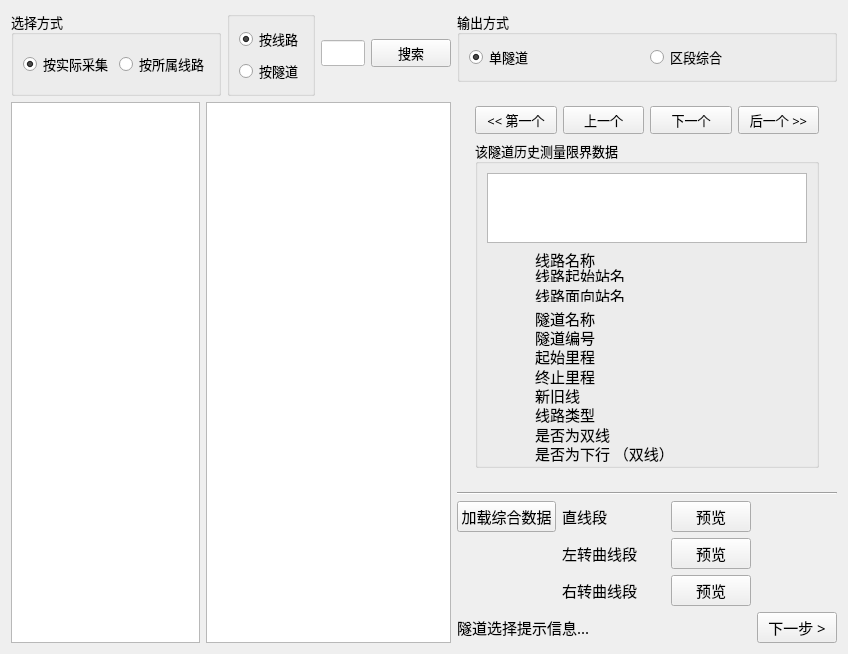
<?xml version="1.0" encoding="UTF-8"?>
<ui version="4.0">
 <class>SelectHistoricalTunnelDataWidget</class>
 <widget class="QWidget" name="SelectHistoricalTunnelDataWidget">
  <property name="geometry">
   <rect>
    <x>0</x>
    <y>0</y>
    <width>848</width>
    <height>654</height>
   </rect>
  </property>
  <property name="windowTitle">
   <string>Form</string>
  </property>
  <layout class="QGridLayout" name="gridLayout_4">
   <item row="0" column="0" rowspan="3">
    <layout class="QVBoxLayout" name="verticalLayout_3">
     <item>
      <layout class="QHBoxLayout" name="horizontalLayout_6">
       <item>
        <widget class="QGroupBox" name="groupBox_selectiongMode">
         <property name="font">
          <font>
           <family>微软雅黑</family>
           <pointsize>10</pointsize>
          </font>
         </property>
         <property name="title">
          <string>选择方式</string>
         </property>
         <layout class="QHBoxLayout" name="horizontalLayout">
          <item>
           <widget class="QRadioButton" name="radioButton_byDate">
            <property name="font">
             <font>
              <family>微软雅黑</family>
              <pointsize>10</pointsize>
             </font>
            </property>
            <property name="text">
             <string>按实际采集</string>
            </property>
            <property name="checked">
             <bool>true</bool>
            </property>
           </widget>
          </item>
          <item>
           <widget class="QRadioButton" name="radioButton_byLine">
            <property name="font">
             <font>
              <family>微软雅黑</family>
              <pointsize>10</pointsize>
             </font>
            </property>
            <property name="text">
             <string>按所属线路</string>
            </property>
            <property name="checked">
             <bool>false</bool>
            </property>
           </widget>
          </item>
         </layout>
        </widget>
       </item>
       <item>
        <spacer name="horizontalSpacer_8">
         <property name="orientation">
          <enum>Qt::Horizontal</enum>
         </property>
         <property name="sizeHint" stdset="0">
          <size>
           <width>40</width>
           <height>20</height>
          </size>
         </property>
        </spacer>
       </item>
       <item>
        <widget class="QGroupBox" name="groupBox">
         <property name="font">
          <font>
           <family>华文楷体</family>
           <pointsize>12</pointsize>
          </font>
         </property>
         <property name="title">
          <string/>
         </property>
         <layout class="QVBoxLayout" name="verticalLayout_2">
          <item>
           <widget class="QRadioButton" name="radioButton_2">
            <property name="font">
             <font>
              <family>微软雅黑</family>
              <pointsize>10</pointsize>
             </font>
            </property>
            <property name="text">
             <string>按线路</string>
            </property>
            <property name="checked">
             <bool>true</bool>
            </property>
           </widget>
          </item>
          <item>
           <widget class="QRadioButton" name="radioButton">
            <property name="font">
             <font>
              <family>微软雅黑</family>
              <pointsize>10</pointsize>
             </font>
            </property>
            <property name="text">
             <string>按隧道</string>
            </property>
           </widget>
          </item>
         </layout>
        </widget>
       </item>
       <item>
        <widget class="QLineEdit" name="findEdit">
         <property name="font">
          <font>
           <family>微软雅黑</family>
           <pointsize>10</pointsize>
          </font>
         </property>
         <property name="styleSheet">
          <string notr="true">background-color: rgb(255, 255, 255);</string>
         </property>
        </widget>
       </item>
       <item>
        <widget class="QPushButton" name="findButton">
         <property name="font">
          <font>
           <family>微软雅黑</family>
           <pointsize>10</pointsize>
          </font>
         </property>
         <property name="text">
          <string>搜索</string>
         </property>
         <property name="icon">
          <iconset resource="../../../lz_client_main/resource/icons.qrc">
           <normaloff>:/image/search (2).png</normaloff>:/image/search (2).png</iconset>
         </property>
         <property name="iconSize">
          <size>
           <width>40</width>
           <height>30</height>
          </size>
         </property>
         <property name="default">
          <bool>false</bool>
         </property>
        </widget>
       </item>
      </layout>
     </item>
     <item>
      <layout class="QHBoxLayout" name="horizontalLayout_2">
       <item>
        <widget class="QTableView" name="linesView">
         <property name="maximumSize">
          <size>
           <width>200</width>
           <height>16777215</height>
          </size>
         </property>
         <property name="font">
          <font>
           <family>微软雅黑</family>
           <pointsize>10</pointsize>
           <weight>50</weight>
           <italic>false</italic>
           <bold>false</bold>
          </font>
         </property>
         <property name="focusPolicy">
          <enum>Qt::NoFocus</enum>
         </property>
         <property name="styleSheet">
          <string notr="true">font: 10pt &quot;微软雅黑&quot;;</string>
         </property>
        </widget>
       </item>
       <item>
        <widget class="QTableView" name="tunnelsView">
         <property name="font">
          <font>
           <family>微软雅黑</family>
           <pointsize>10</pointsize>
           <weight>50</weight>
           <italic>false</italic>
           <bold>false</bold>
          </font>
         </property>
         <property name="focusPolicy">
          <enum>Qt::NoFocus</enum>
         </property>
         <property name="styleSheet">
          <string notr="true">font: 10pt &quot;微软雅黑&quot;;</string>
         </property>
        </widget>
       </item>
      </layout>
     </item>
    </layout>
   </item>
   <item row="0" column="1">
    <layout class="QGridLayout" name="stackedGridLayout">
     <item row="0" column="0">
      <widget class="QGroupBox" name="groupBox_outputMode">
       <property name="font">
        <font>
         <family>微软雅黑</family>
         <pointsize>10</pointsize>
        </font>
       </property>
       <property name="title">
        <string>输出方式</string>
       </property>
       <layout class="QHBoxLayout" name="horizontalLayout_5">
        <item>
         <widget class="QRadioButton" name="radioButton_singleMode">
          <property name="font">
           <font>
            <family>微软雅黑</family>
            <pointsize>10</pointsize>
           </font>
          </property>
          <property name="text">
           <string>单隧道</string>
          </property>
          <property name="checked">
           <bool>true</bool>
          </property>
         </widget>
        </item>
        <item>
         <widget class="QRadioButton" name="radioButton_multiMode">
          <property name="font">
           <font>
            <family>微软雅黑</family>
            <pointsize>10</pointsize>
           </font>
          </property>
          <property name="text">
           <string>区段综合</string>
          </property>
          <property name="checked">
           <bool>false</bool>
          </property>
         </widget>
        </item>
       </layout>
      </widget>
     </item>
     <item row="1" column="0">
      <widget class="QStackedWidget" name="stackedWidget">
       <property name="minimumSize">
        <size>
         <width>0</width>
         <height>200</height>
        </size>
       </property>
       <property name="currentIndex">
        <number>1</number>
       </property>
       <widget class="QWidget" name="multiPage">
        <layout class="QHBoxLayout" name="horizontalLayout_8">
         <item>
          <widget class="QWidget" name="multipagewidget" native="true">
           <layout class="QVBoxLayout" name="verticalLayout_5">
            <item>
             <layout class="QHBoxLayout" name="horizontalLayout_3">
              <item>
               <layout class="QVBoxLayout" name="verticalLayout_9">
                <item>
                 <spacer name="verticalSpacer_3">
                  <property name="orientation">
                   <enum>Qt::Vertical</enum>
                  </property>
                  <property name="sizeHint" stdset="0">
                   <size>
                    <width>20</width>
                    <height>40</height>
                   </size>
                  </property>
                 </spacer>
                </item>
                <item>
                 <widget class="QPushButton" name="addToMultiTunnelsButton">
                  <property name="font">
                   <font>
                    <family>微软雅黑</family>
                    <pointsize>11</pointsize>
                   </font>
                  </property>
                  <property name="text">
                   <string>添加</string>
                  </property>
                  <property name="icon">
                   <iconset resource="../../../lz_client_main/resource/icons.qrc">
                    <normaloff>:/image/add.png</normaloff>:/image/add.png</iconset>
                  </property>
                 </widget>
                </item>
                <item>
                 <widget class="QPushButton" name="removeFromMultiTunnelsButton">
                  <property name="font">
                   <font>
                    <family>微软雅黑</family>
                    <pointsize>11</pointsize>
                   </font>
                  </property>
                  <property name="text">
                   <string>删除</string>
                  </property>
                  <property name="icon">
                   <iconset resource="../../../lz_client_main/resource/icons.qrc">
                    <normaloff>:/image/minus (2).png</normaloff>:/image/minus (2).png</iconset>
                  </property>
                 </widget>
                </item>
                <item>
                 <spacer name="verticalSpacer_4">
                  <property name="orientation">
                   <enum>Qt::Vertical</enum>
                  </property>
                  <property name="sizeHint" stdset="0">
                   <size>
                    <width>20</width>
                    <height>40</height>
                   </size>
                  </property>
                 </spacer>
                </item>
               </layout>
              </item>
              <item>
               <widget class="QTableWidget" name="multiTunnelsTableWidget"/>
              </item>
             </layout>
            </item>
           </layout>
          </widget>
         </item>
        </layout>
       </widget>
       <widget class="QWidget" name="singlePage">
        <layout class="QVBoxLayout" name="verticalLayout">
         <item>
          <widget class="QWidget" name="singelpagewidget" native="true">
           <layout class="QVBoxLayout" name="verticalLayout_4">
            <item>
             <layout class="QHBoxLayout" name="horizontalLayout_12">
              <item>
               <widget class="QPushButton" name="firstButton">
                <property name="font">
                 <font>
                  <family>微软雅黑</family>
                  <pointsize>10</pointsize>
                 </font>
                </property>
                <property name="focusPolicy">
                 <enum>Qt::NoFocus</enum>
                </property>
                <property name="text">
                 <string>&lt;&lt; 第一个</string>
                </property>
                <property name="default">
                 <bool>false</bool>
                </property>
               </widget>
              </item>
              <item>
               <widget class="QPushButton" name="previousButton">
                <property name="font">
                 <font>
                  <family>微软雅黑</family>
                  <pointsize>10</pointsize>
                 </font>
                </property>
                <property name="focusPolicy">
                 <enum>Qt::NoFocus</enum>
                </property>
                <property name="text">
                 <string>上一个</string>
                </property>
                <property name="icon">
                 <iconset resource="../../../lz_client_main/resource/icons.qrc">
                  <normaloff>:/image/icons_04.png</normaloff>:/image/icons_04.png</iconset>
                </property>
                <property name="default">
                 <bool>false</bool>
                </property>
               </widget>
              </item>
              <item>
               <widget class="QPushButton" name="nextButton">
                <property name="font">
                 <font>
                  <family>微软雅黑</family>
                  <pointsize>10</pointsize>
                 </font>
                </property>
                <property name="focusPolicy">
                 <enum>Qt::NoFocus</enum>
                </property>
                <property name="text">
                 <string>下一个</string>
                </property>
                <property name="icon">
                 <iconset resource="../../../lz_client_main/resource/icons.qrc">
                  <normaloff>:/image/icons_05.png</normaloff>:/image/icons_05.png</iconset>
                </property>
                <property name="default">
                 <bool>false</bool>
                </property>
                <property name="flat">
                 <bool>false</bool>
                </property>
               </widget>
              </item>
              <item>
               <widget class="QPushButton" name="lastButton">
                <property name="font">
                 <font>
                  <family>微软雅黑</family>
                  <pointsize>10</pointsize>
                 </font>
                </property>
                <property name="focusPolicy">
                 <enum>Qt::NoFocus</enum>
                </property>
                <property name="text">
                 <string>后一个 &gt;&gt;</string>
                </property>
                <property name="default">
                 <bool>false</bool>
                </property>
               </widget>
              </item>
             </layout>
            </item>
            <item>
             <widget class="QGroupBox" name="groupBox_2">
              <property name="minimumSize">
               <size>
                <width>0</width>
                <height>100</height>
               </size>
              </property>
              <property name="font">
               <font>
                <family>微软雅黑</family>
                <pointsize>10</pointsize>
               </font>
              </property>
              <property name="title">
               <string>该隧道历史测量限界数据</string>
              </property>
              <layout class="QGridLayout" name="gridLayout_2">
               <item row="0" column="0">
                <widget class="QTableView" name="historyTunnelTaskView">
                 <property name="minimumSize">
                  <size>
                   <width>0</width>
                   <height>0</height>
                  </size>
                 </property>
                 <property name="font">
                  <font>
                   <family>微软雅黑</family>
                   <pointsize>10</pointsize>
                   <weight>50</weight>
                   <italic>false</italic>
                   <bold>false</bold>
                  </font>
                 </property>
                 <property name="focusPolicy">
                  <enum>Qt::NoFocus</enum>
                 </property>
                 <property name="styleSheet">
                  <string notr="true">font: 10pt &quot;微软雅黑&quot;;</string>
                 </property>
                </widget>
               </item>
               <item row="1" column="0">
                <layout class="QGridLayout" name="gridLayout">
                 <item row="1" column="1">
                  <widget class="QLabel" name="startStationLabel">
                   <property name="font">
                    <font>
                     <family>微软雅黑</family>
                     <pointsize>11</pointsize>
                    </font>
                   </property>
                   <property name="text">
                    <string>线路起始站名</string>
                   </property>
                  </widget>
                 </item>
                 <item row="4" column="2">
                  <widget class="QLabel" name="lineEdit_IDstd">
                   <property name="minimumSize">
                    <size>
                     <width>80</width>
                     <height>0</height>
                    </size>
                   </property>
                   <property name="font">
                    <font>
                     <family>微软雅黑</family>
                     <pointsize>11</pointsize>
                    </font>
                   </property>
                   <property name="text">
                    <string/>
                   </property>
                   <property name="alignment">
                    <set>Qt::AlignLeading|Qt::AlignLeft|Qt::AlignVCenter</set>
                   </property>
                  </widget>
                 </item>
                 <item row="2" column="1">
                  <widget class="QLabel" name="endStationLabel">
                   <property name="font">
                    <font>
                     <family>微软雅黑</family>
                     <pointsize>11</pointsize>
                    </font>
                   </property>
                   <property name="text">
                    <string>线路面向站名</string>
                   </property>
                  </widget>
                 </item>
                 <item row="4" column="1">
                  <widget class="QLabel" name="tunnelStdNumLabel">
                   <property name="minimumSize">
                    <size>
                     <width>31</width>
                     <height>21</height>
                    </size>
                   </property>
                   <property name="font">
                    <font>
                     <family>微软雅黑</family>
                     <pointsize>11</pointsize>
                    </font>
                   </property>
                   <property name="text">
                    <string>隧道编号</string>
                   </property>
                   <property name="alignment">
                    <set>Qt::AlignLeading|Qt::AlignLeft|Qt::AlignVCenter</set>
                   </property>
                  </widget>
                 </item>
                 <item row="10" column="2">
                  <widget class="QLabel" name="lineEdit_isDownLink">
                   <property name="minimumSize">
                    <size>
                     <width>80</width>
                     <height>0</height>
                    </size>
                   </property>
                   <property name="font">
                    <font>
                     <family>微软雅黑</family>
                     <pointsize>11</pointsize>
                    </font>
                   </property>
                   <property name="text">
                    <string/>
                   </property>
                   <property name="alignment">
                    <set>Qt::AlignLeading|Qt::AlignLeft|Qt::AlignVCenter</set>
                   </property>
                  </widget>
                 </item>
                 <item row="3" column="2">
                  <widget class="QLabel" name="lineEdit_name">
                   <property name="minimumSize">
                    <size>
                     <width>80</width>
                     <height>0</height>
                    </size>
                   </property>
                   <property name="font">
                    <font>
                     <family>微软雅黑</family>
                     <pointsize>11</pointsize>
                    </font>
                   </property>
                   <property name="text">
                    <string/>
                   </property>
                   <property name="alignment">
                    <set>Qt::AlignLeading|Qt::AlignLeft|Qt::AlignVCenter</set>
                   </property>
                  </widget>
                 </item>
                 <item row="3" column="1">
                  <widget class="QLabel" name="tunnelNameLabel">
                   <property name="minimumSize">
                    <size>
                     <width>31</width>
                     <height>21</height>
                    </size>
                   </property>
                   <property name="font">
                    <font>
                     <family>微软雅黑</family>
                     <pointsize>11</pointsize>
                    </font>
                   </property>
                   <property name="text">
                    <string>隧道名称</string>
                   </property>
                   <property name="alignment">
                    <set>Qt::AlignLeading|Qt::AlignLeft|Qt::AlignVCenter</set>
                   </property>
                  </widget>
                 </item>
                 <item row="0" column="0">
                  <spacer name="horizontalSpacer_3">
                   <property name="orientation">
                    <enum>Qt::Horizontal</enum>
                   </property>
                   <property name="sizeHint" stdset="0">
                    <size>
                     <width>40</width>
                     <height>20</height>
                    </size>
                   </property>
                  </spacer>
                 </item>
                 <item row="0" column="2">
                  <widget class="QLabel" name="lineEdit_linename">
                   <property name="minimumSize">
                    <size>
                     <width>80</width>
                     <height>0</height>
                    </size>
                   </property>
                   <property name="font">
                    <font>
                     <family>微软雅黑</family>
                     <pointsize>11</pointsize>
                    </font>
                   </property>
                   <property name="alignment">
                    <set>Qt::AlignLeading|Qt::AlignLeft|Qt::AlignVCenter</set>
                   </property>
                  </widget>
                 </item>
                 <item row="0" column="1">
                  <widget class="QLabel" name="linenameLabel">
                   <property name="minimumSize">
                    <size>
                     <width>31</width>
                     <height>21</height>
                    </size>
                   </property>
                   <property name="font">
                    <font>
                     <family>微软雅黑</family>
                     <pointsize>11</pointsize>
                    </font>
                   </property>
                   <property name="text">
                    <string>线路名称</string>
                   </property>
                   <property name="alignment">
                    <set>Qt::AlignLeading|Qt::AlignLeft|Qt::AlignVCenter</set>
                   </property>
                  </widget>
                 </item>
                 <item row="2" column="2">
                  <widget class="QLabel" name="lineEdit_endStation">
                   <property name="font">
                    <font>
                     <family>微软雅黑</family>
                     <pointsize>11</pointsize>
                    </font>
                   </property>
                   <property name="text">
                    <string/>
                   </property>
                  </widget>
                 </item>
                 <item row="1" column="2">
                  <widget class="QLabel" name="lineEdit_startStation">
                   <property name="font">
                    <font>
                     <family>微软雅黑</family>
                     <pointsize>11</pointsize>
                    </font>
                   </property>
                   <property name="text">
                    <string/>
                   </property>
                  </widget>
                 </item>
                 <item row="5" column="1">
                  <widget class="QLabel" name="startPointLabel">
                   <property name="minimumSize">
                    <size>
                     <width>31</width>
                     <height>21</height>
                    </size>
                   </property>
                   <property name="font">
                    <font>
                     <family>微软雅黑</family>
                     <pointsize>11</pointsize>
                    </font>
                   </property>
                   <property name="text">
                    <string>起始里程</string>
                   </property>
                   <property name="alignment">
                    <set>Qt::AlignLeading|Qt::AlignLeft|Qt::AlignVCenter</set>
                   </property>
                  </widget>
                 </item>
                 <item row="5" column="2">
                  <widget class="QLabel" name="lineEdit_startPoint">
                   <property name="minimumSize">
                    <size>
                     <width>80</width>
                     <height>0</height>
                    </size>
                   </property>
                   <property name="font">
                    <font>
                     <family>微软雅黑</family>
                     <pointsize>11</pointsize>
                    </font>
                   </property>
                   <property name="text">
                    <string/>
                   </property>
                   <property name="alignment">
                    <set>Qt::AlignLeading|Qt::AlignLeft|Qt::AlignVCenter</set>
                   </property>
                  </widget>
                 </item>
                 <item row="6" column="1">
                  <widget class="QLabel" name="endPointLabel">
                   <property name="minimumSize">
                    <size>
                     <width>31</width>
                     <height>21</height>
                    </size>
                   </property>
                   <property name="font">
                    <font>
                     <family>微软雅黑</family>
                     <pointsize>11</pointsize>
                    </font>
                   </property>
                   <property name="text">
                    <string>终止里程</string>
                   </property>
                   <property name="alignment">
                    <set>Qt::AlignLeading|Qt::AlignLeft|Qt::AlignVCenter</set>
                   </property>
                  </widget>
                 </item>
                 <item row="6" column="2">
                  <widget class="QLabel" name="lineEdit_endPoint">
                   <property name="minimumSize">
                    <size>
                     <width>80</width>
                     <height>0</height>
                    </size>
                   </property>
                   <property name="font">
                    <font>
                     <family>微软雅黑</family>
                     <pointsize>11</pointsize>
                    </font>
                   </property>
                   <property name="text">
                    <string/>
                   </property>
                   <property name="alignment">
                    <set>Qt::AlignLeading|Qt::AlignLeft|Qt::AlignVCenter</set>
                   </property>
                  </widget>
                 </item>
                 <item row="7" column="1">
                  <widget class="QLabel" name="isOldLineLabel">
                   <property name="minimumSize">
                    <size>
                     <width>31</width>
                     <height>21</height>
                    </size>
                   </property>
                   <property name="font">
                    <font>
                     <family>微软雅黑</family>
                     <pointsize>11</pointsize>
                    </font>
                   </property>
                   <property name="text">
                    <string>新旧线</string>
                   </property>
                   <property name="alignment">
                    <set>Qt::AlignLeading|Qt::AlignLeft|Qt::AlignVCenter</set>
                   </property>
                  </widget>
                 </item>
                 <item row="7" column="2">
                  <widget class="QLabel" name="lineEdit_isNew">
                   <property name="minimumSize">
                    <size>
                     <width>80</width>
                     <height>0</height>
                    </size>
                   </property>
                   <property name="font">
                    <font>
                     <family>微软雅黑</family>
                     <pointsize>11</pointsize>
                    </font>
                   </property>
                   <property name="text">
                    <string/>
                   </property>
                   <property name="alignment">
                    <set>Qt::AlignLeading|Qt::AlignLeft|Qt::AlignVCenter</set>
                   </property>
                  </widget>
                 </item>
                 <item row="8" column="1">
                  <widget class="QLabel" name="lineTypeLabel">
                   <property name="minimumSize">
                    <size>
                     <width>31</width>
                     <height>21</height>
                    </size>
                   </property>
                   <property name="font">
                    <font>
                     <family>微软雅黑</family>
                     <pointsize>11</pointsize>
                    </font>
                   </property>
                   <property name="text">
                    <string>线路类型</string>
                   </property>
                   <property name="alignment">
                    <set>Qt::AlignLeading|Qt::AlignLeft|Qt::AlignVCenter</set>
                   </property>
                  </widget>
                 </item>
                 <item row="8" column="2">
                  <widget class="QLabel" name="lineEdit_lineType">
                   <property name="minimumSize">
                    <size>
                     <width>80</width>
                     <height>0</height>
                    </size>
                   </property>
                   <property name="font">
                    <font>
                     <family>微软雅黑</family>
                     <pointsize>11</pointsize>
                    </font>
                   </property>
                   <property name="text">
                    <string/>
                   </property>
                   <property name="alignment">
                    <set>Qt::AlignLeading|Qt::AlignLeft|Qt::AlignVCenter</set>
                   </property>
                  </widget>
                 </item>
                 <item row="10" column="1">
                  <widget class="QLabel" name="isDownLinkLabel">
                   <property name="minimumSize">
                    <size>
                     <width>31</width>
                     <height>21</height>
                    </size>
                   </property>
                   <property name="font">
                    <font>
                     <family>微软雅黑</family>
                     <pointsize>11</pointsize>
                    </font>
                   </property>
                   <property name="text">
                    <string>是否为下行 （双线）</string>
                   </property>
                   <property name="alignment">
                    <set>Qt::AlignLeading|Qt::AlignLeft|Qt::AlignVCenter</set>
                   </property>
                  </widget>
                 </item>
                 <item row="9" column="1">
                  <widget class="QLabel" name="isDoubleLineLabel">
                   <property name="minimumSize">
                    <size>
                     <width>31</width>
                     <height>21</height>
                    </size>
                   </property>
                   <property name="font">
                    <font>
                     <family>微软雅黑</family>
                     <pointsize>11</pointsize>
                    </font>
                   </property>
                   <property name="text">
                    <string>是否为双线</string>
                   </property>
                   <property name="alignment">
                    <set>Qt::AlignLeading|Qt::AlignLeft|Qt::AlignVCenter</set>
                   </property>
                  </widget>
                 </item>
                 <item row="9" column="2">
                  <widget class="QLabel" name="lineEdit_isDoubleLine">
                   <property name="minimumSize">
                    <size>
                     <width>80</width>
                     <height>0</height>
                    </size>
                   </property>
                   <property name="font">
                    <font>
                     <family>微软雅黑</family>
                     <pointsize>11</pointsize>
                    </font>
                   </property>
                   <property name="text">
                    <string/>
                   </property>
                   <property name="alignment">
                    <set>Qt::AlignLeading|Qt::AlignLeft|Qt::AlignVCenter</set>
                   </property>
                  </widget>
                 </item>
                 <item row="0" column="3">
                  <spacer name="horizontalSpacer_5">
                   <property name="orientation">
                    <enum>Qt::Horizontal</enum>
                   </property>
                   <property name="sizeHint" stdset="0">
                    <size>
                     <width>40</width>
                     <height>20</height>
                    </size>
                   </property>
                  </spacer>
                 </item>
                </layout>
               </item>
              </layout>
             </widget>
            </item>
           </layout>
          </widget>
         </item>
        </layout>
       </widget>
      </widget>
     </item>
    </layout>
   </item>
   <item row="1" column="1">
    <widget class="Line" name="line">
     <property name="orientation">
      <enum>Qt::Horizontal</enum>
     </property>
    </widget>
   </item>
   <item row="2" column="1">
    <layout class="QGridLayout" name="gridLayout_3">
     <item row="0" column="3">
      <widget class="QLabel" name="label_3">
       <property name="font">
        <font>
         <family>微软雅黑</family>
         <pointsize>11</pointsize>
        </font>
       </property>
       <property name="text">
        <string>直线段</string>
       </property>
      </widget>
     </item>
     <item row="0" column="4">
      <widget class="QLabel" name="lineEdit_staightsNum">
       <property name="font">
        <font>
         <family>微软雅黑</family>
         <pointsize>11</pointsize>
        </font>
       </property>
       <property name="text">
        <string/>
       </property>
      </widget>
     </item>
     <item row="0" column="5">
      <widget class="QPushButton" name="strightButton">
       <property name="font">
        <font>
         <family>微软雅黑</family>
         <pointsize>11</pointsize>
        </font>
       </property>
       <property name="text">
        <string>预览</string>
       </property>
       <property name="icon">
        <iconset resource="../../../lz_client_main/resource/icons.qrc">
         <normaloff>:/image/showdoc.png</normaloff>:/image/showdoc.png</iconset>
       </property>
      </widget>
     </item>
     <item row="1" column="3">
      <widget class="QLabel" name="label">
       <property name="font">
        <font>
         <family>微软雅黑</family>
         <pointsize>11</pointsize>
        </font>
       </property>
       <property name="text">
        <string>左转曲线段</string>
       </property>
       <property name="alignment">
        <set>Qt::AlignLeading|Qt::AlignLeft|Qt::AlignVCenter</set>
       </property>
      </widget>
     </item>
     <item row="1" column="4">
      <widget class="QLabel" name="lineEdit_leftCurvesNum">
       <property name="font">
        <font>
         <family>微软雅黑</family>
         <pointsize>11</pointsize>
        </font>
       </property>
       <property name="text">
        <string/>
       </property>
      </widget>
     </item>
     <item row="1" column="5">
      <widget class="QPushButton" name="leftButton">
       <property name="font">
        <font>
         <family>微软雅黑</family>
         <pointsize>11</pointsize>
        </font>
       </property>
       <property name="text">
        <string>预览</string>
       </property>
       <property name="icon">
        <iconset resource="../../../lz_client_main/resource/icons.qrc">
         <normaloff>:/image/showdoc.png</normaloff>:/image/showdoc.png</iconset>
       </property>
      </widget>
     </item>
     <item row="2" column="3">
      <widget class="QLabel" name="label_2">
       <property name="font">
        <font>
         <family>微软雅黑</family>
         <pointsize>11</pointsize>
        </font>
       </property>
       <property name="text">
        <string>右转曲线段</string>
       </property>
       <property name="alignment">
        <set>Qt::AlignLeading|Qt::AlignLeft|Qt::AlignVCenter</set>
       </property>
      </widget>
     </item>
     <item row="2" column="4">
      <widget class="QLabel" name="lineEdit_rightCurvesNum">
       <property name="font">
        <font>
         <family>微软雅黑</family>
         <pointsize>11</pointsize>
        </font>
       </property>
       <property name="text">
        <string/>
       </property>
      </widget>
     </item>
     <item row="2" column="5">
      <widget class="QPushButton" name="rightButton">
       <property name="font">
        <font>
         <family>微软雅黑</family>
         <pointsize>11</pointsize>
        </font>
       </property>
       <property name="text">
        <string>预览</string>
       </property>
       <property name="icon">
        <iconset resource="../../../lz_client_main/resource/icons.qrc">
         <normaloff>:/image/showdoc.png</normaloff>:/image/showdoc.png</iconset>
       </property>
      </widget>
     </item>
     <item row="3" column="4" colspan="2">
      <spacer name="horizontalSpacer_4">
       <property name="orientation">
        <enum>Qt::Horizontal</enum>
       </property>
       <property name="sizeHint" stdset="0">
        <size>
         <width>148</width>
         <height>20</height>
        </size>
       </property>
      </spacer>
     </item>
     <item row="3" column="6">
      <widget class="QPushButton" name="outputButton">
       <property name="font">
        <font>
         <family>微软雅黑</family>
         <pointsize>11</pointsize>
        </font>
       </property>
       <property name="text">
        <string>下一步 &gt;</string>
       </property>
      </widget>
     </item>
     <item row="1" column="2">
      <spacer name="horizontalSpacer_6">
       <property name="orientation">
        <enum>Qt::Horizontal</enum>
       </property>
       <property name="sizeHint" stdset="0">
        <size>
         <width>40</width>
         <height>20</height>
        </size>
       </property>
      </spacer>
     </item>
     <item row="3" column="2" colspan="2">
      <widget class="QLabel" name="synthesisInfoLabel">
       <property name="minimumSize">
        <size>
         <width>180</width>
         <height>0</height>
        </size>
       </property>
       <property name="font">
        <font>
         <family>微软雅黑</family>
         <pointsize>11</pointsize>
        </font>
       </property>
       <property name="text">
        <string>隧道选择提示信息...</string>
       </property>
      </widget>
     </item>
     <item row="0" column="2">
      <widget class="QPushButton" name="synthesisButton">
       <property name="font">
        <font>
         <family>微软雅黑</family>
         <pointsize>11</pointsize>
        </font>
       </property>
       <property name="text">
        <string>加载综合数据</string>
       </property>
       <property name="icon">
        <iconset resource="../../../lz_client_main/resource/icons.qrc">
         <normaloff>:/image/arrow.png</normaloff>:/image/arrow.png</iconset>
       </property>
      </widget>
     </item>
     <item row="3" column="0">
      <spacer name="horizontalSpacer_7">
       <property name="orientation">
        <enum>Qt::Horizontal</enum>
       </property>
       <property name="sizeHint" stdset="0">
        <size>
         <width>40</width>
         <height>20</height>
        </size>
       </property>
      </spacer>
     </item>
     <item row="0" column="0">
      <spacer name="horizontalSpacer">
       <property name="orientation">
        <enum>Qt::Horizontal</enum>
       </property>
       <property name="sizeHint" stdset="0">
        <size>
         <width>40</width>
         <height>20</height>
        </size>
       </property>
      </spacer>
     </item>
     <item row="0" column="1">
      <spacer name="horizontalSpacer_2">
       <property name="orientation">
        <enum>Qt::Horizontal</enum>
       </property>
       <property name="sizeHint" stdset="0">
        <size>
         <width>40</width>
         <height>20</height>
        </size>
       </property>
      </spacer>
     </item>
    </layout>
   </item>
  </layout>
 </widget>
 <resources>
  <include location="../../../lz_client_main/resource/icons.qrc"/>
 </resources>
 <connections/>
</ui>
